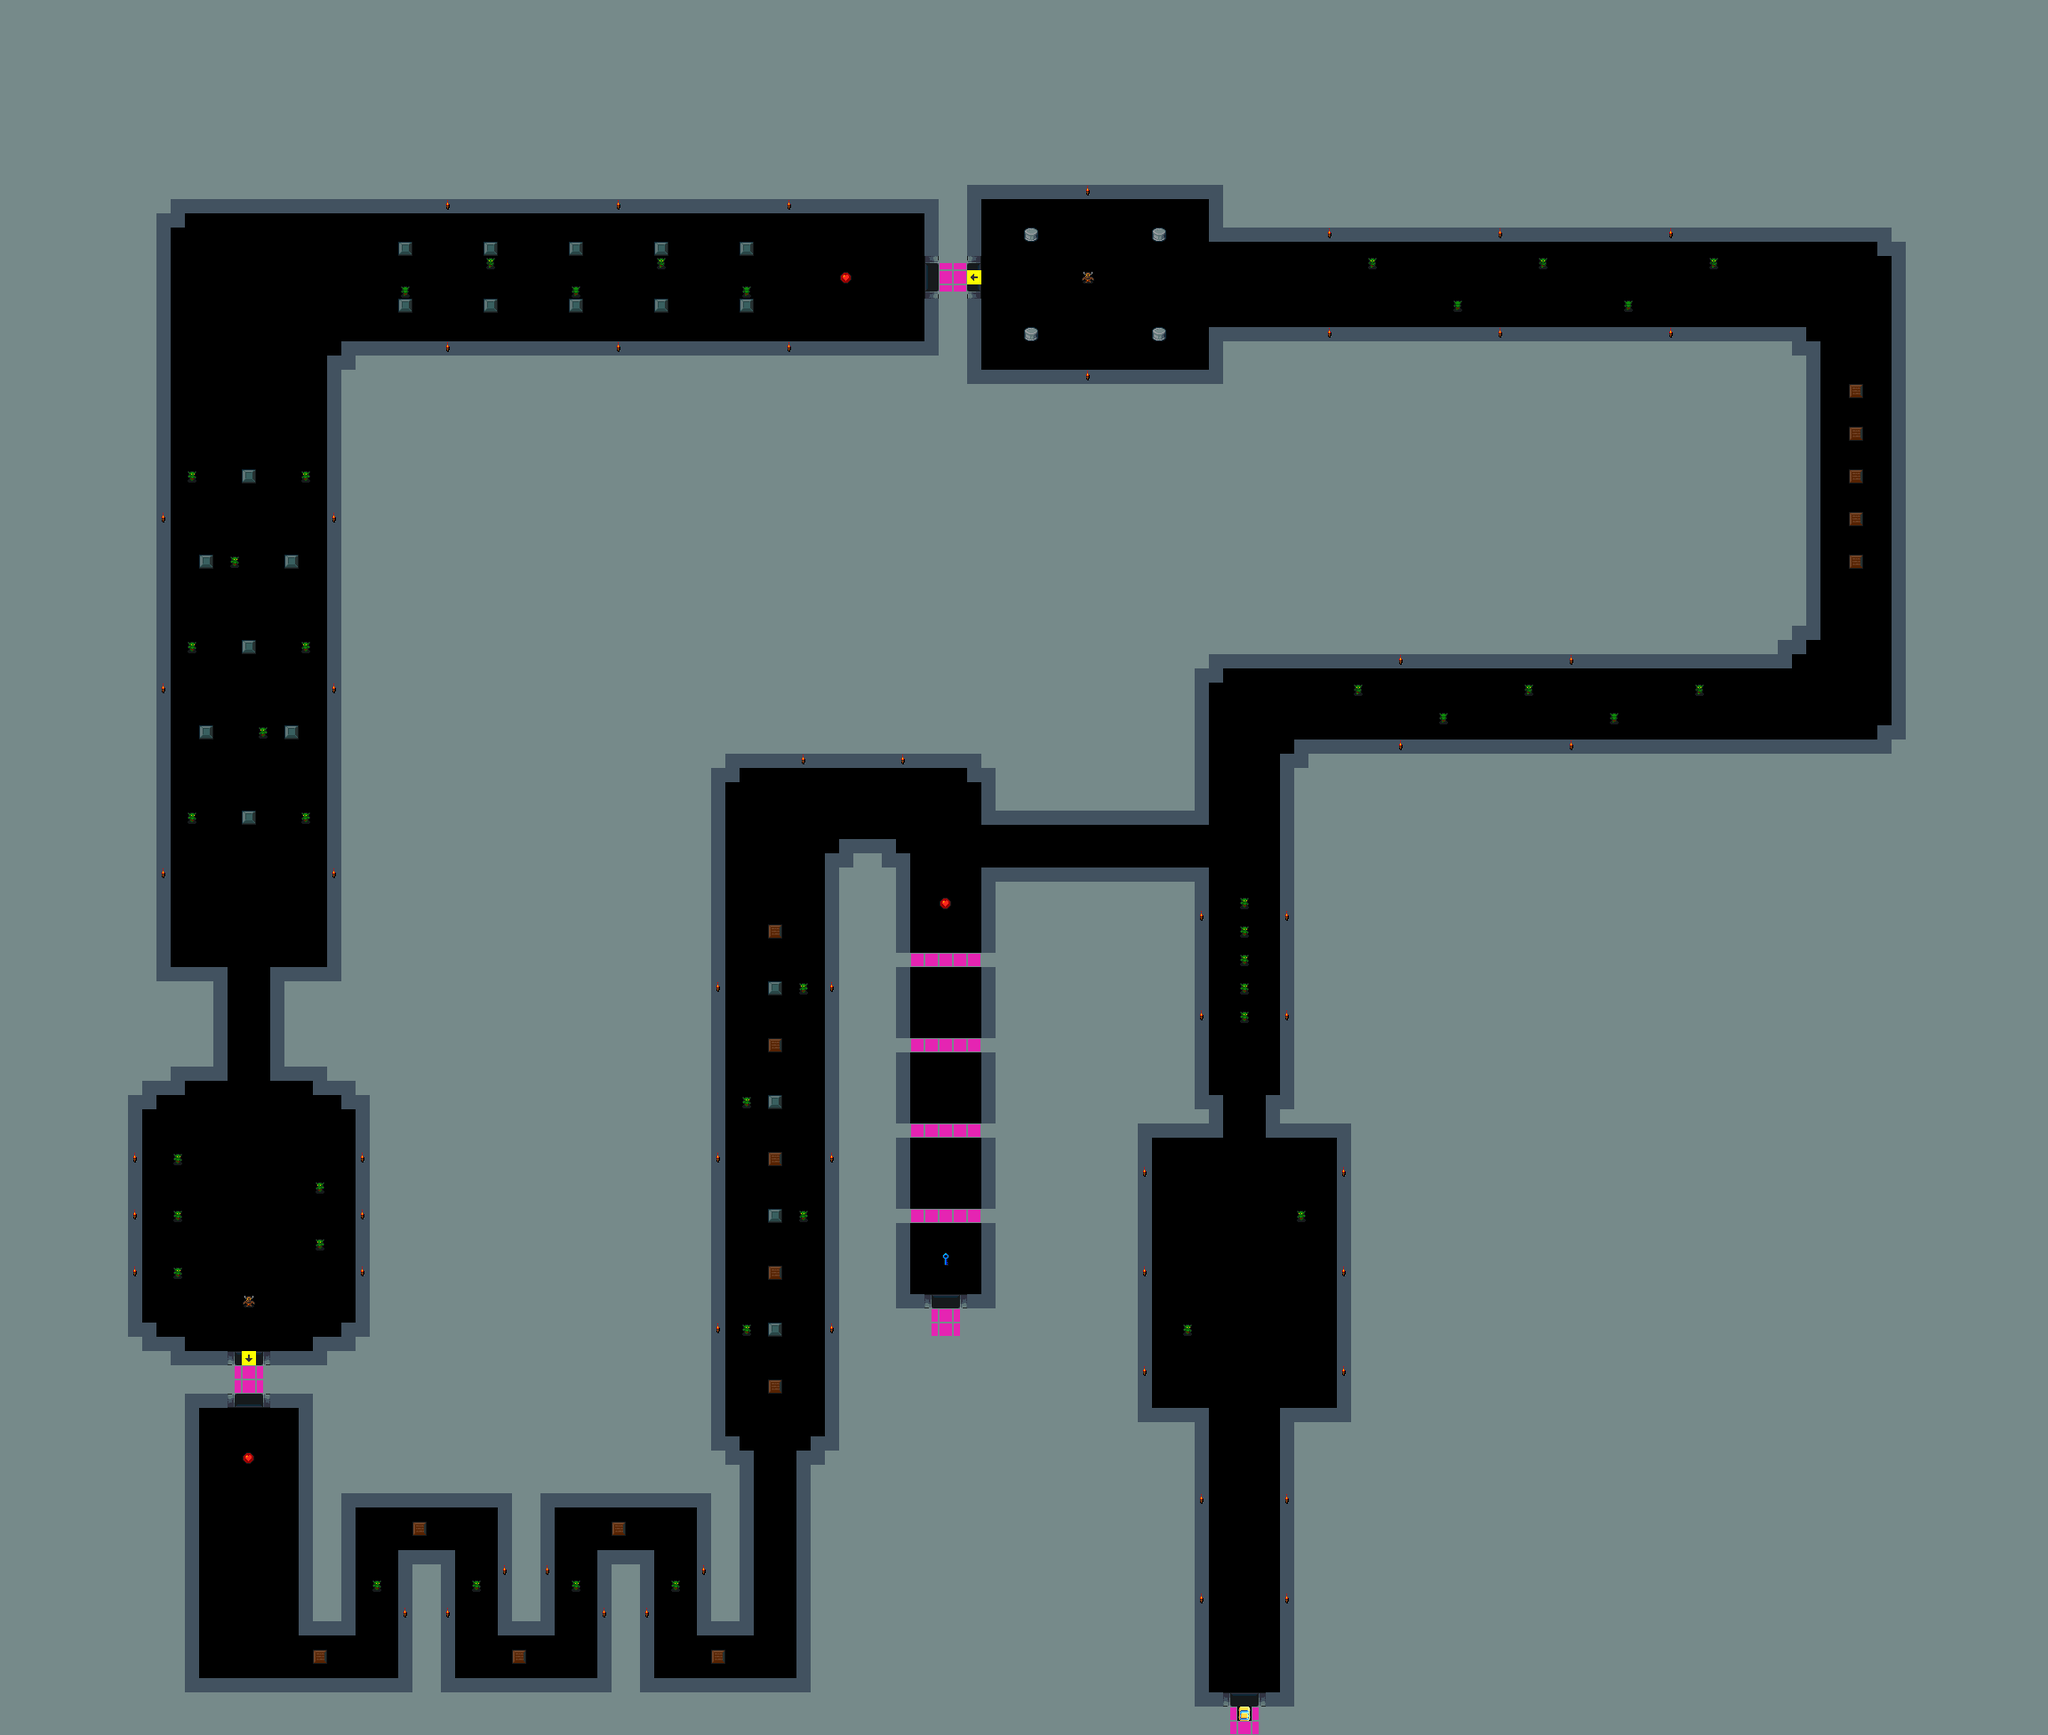

The image is a tile-based game level rendered from a .tmx file. Its description and source (layers, tilesets, objects; grid data summarised) follow:
An orthogonal 144x122 tile map with 16x16 px tiles, 1 tile layer (main) and 2 objects (link menu end, link menu begin).

<map version="1.0" tiledversion="1.0.2" orientation="orthogonal" renderorder="right-down" width="144" height="122" tilewidth="16" tileheight="16" nextobjectid="17">
 <properties>
  <property name="tileset" value="tileset" />
  <property name="type" value="dungeon" />
 </properties>
 <tileset firstgid="1" source="editor.tsx" />
 <layer name="main" width="144" height="122">
  <data>[17568 cells, 14118 non-empty, 33 distinct tile ids]</data>
 </layer>
 <objectgroup name="object">
  <object id="1" name="link menu end" x="1045.92" y="1480" width="35.5" height="25">
   <properties>
    <property name="target" value="menu" />
    <property name="type" value="Link" />
   </properties>
  </object>
  <object id="2" name="link menu begin" x="1381.58" y="1939.17" width="35.5" height="14">
   <properties>
    <property name="target" value="menu" />
    <property name="type" value="Link" />
   </properties>
  </object>
 </objectgroup>
</map>
